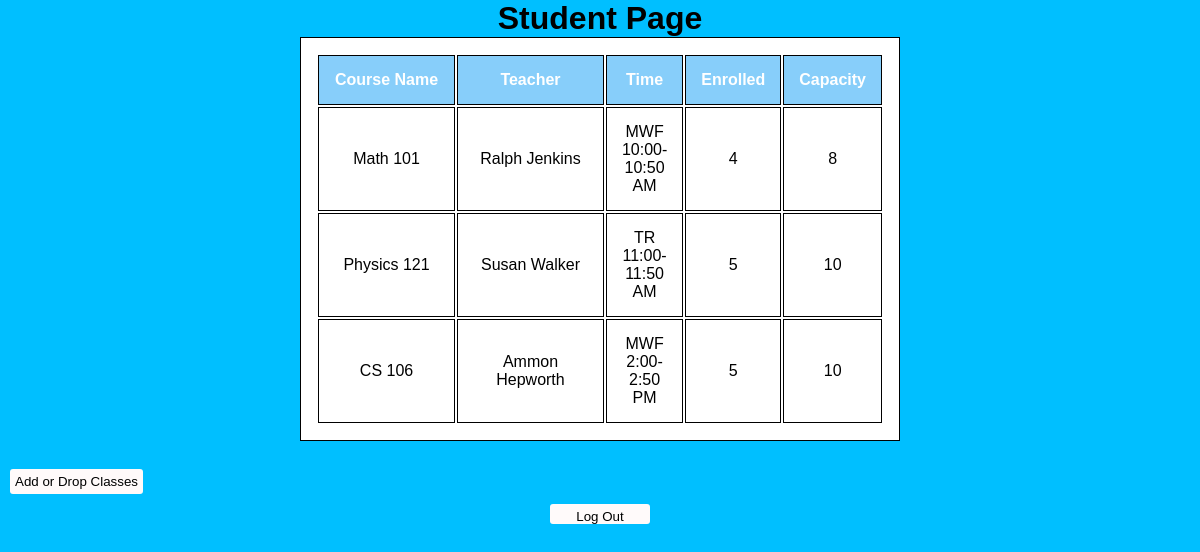
Screenshot of /student (signed in) with the database file from the repository.
### runner.py (models this page shows, shortened)
class Courses(db.Model):
    __tablename__ = "Courses"
    class_id = db.Column(db.Integer, primary_key = True)
    class_name = db.Column(db.String, nullable = False)
    teacher = db.Column(db.String, nullable = False)
    time = db.Column(db.String, nullable = False)
    enrolled = db.Column(db.Integer, nullable = False)
    capacity = db.Column(db.Integer, nullable = False)

### runner.py (the view)
@app.route("/student")
@login_required
def student_view():
    listCourses = []
    enrolled_classes = Enrollment.query.filter_by(users_id = current_user.user_id)
    for course in enrolled_classes:
        listCourses.append(course.classes_id)
    classes = Courses.query.filter(Courses.class_id.in_(listCourses))
    return render_template('student-view-classes.html', courses = classes)

### runner.py (called while the page is built)
@login_manager.user_loader
def load_user(user_id):
    return Users.query.filter_by(user_id = user_id).first()

### templates/student-view-classes.html (shortened to what this page needs)
<!DOCTYPE html>
<html>
    <head>
        <link rel="stylesheet" href="../static/styles.css">
    </head>
    <body>
        <div class='student_view'>
            <h1 class = "center">Student Page</h1>
            <table id = "studentcourses">
                <thead>
                    <tr>
                        <th>Course Name</th>
                        <th>Teacher</th>
                        <th>Time</th>
                        <th>Enrolled</th>
                        <th>Capacity</th>
                    </tr>
                </thead>
                <tbody>
                    {% for course in courses %}
                    <tr>
                        <td>{{course.class_name}}</td>
                        <td>{{course.teacher}}</td>
                        <td>{{course.time}}</td>
                        <td>{{course.enrolled}}</td>
                        <td>{{course.capacity}}</td>
                    </tr>
                    {% endfor %}</tbody>
            </table><br>
            <button type="button" class = "s_edit_classes" id = "s_edit_classes">Add or Drop Classes</button><br>
            <button type="button" class = "logout" id = "logoutStudentView">Log Out</button>
        </div>
    </body>
</html>

### static/styles.css (style rules this page uses)
* { margin: 0; padding: 0; font-family: sans-serif; line-height: normal; }
.center { text-align: center; }
button { padding: 5px 5px; border-radius: 3px; border: none; margin: 10px; background-color: snow; }
.logout { height: 20px; width: 100px; margin: 0 auto; display: block; }
.student_view { background-position: center; background-color: deepskyblue; width: 100%; height: 100vh; }
table, th, td { border: 1px solid black; margin-left: auto; margin-right: auto; width: 50%; padding: 15px; text-align: center; color: black; background-color:white; }
th { background-color:lightskyblue; color:white; }

### rows the page displays
Courses: class_name "Math 101", teacher "Ralph Jenkins", time "MWF 10:00-10:50 AM", enrolled "4", capacity "8"
Courses: class_name "Physics 121", teacher "Susan Walker", time "TR 11:00-11:50 AM", enrolled "5", capacity "10"
Courses: class_name "CS 106", teacher "Ammon Hepworth", time "MWF 2:00-2:50 PM", enrolled "5", capacity "10"
